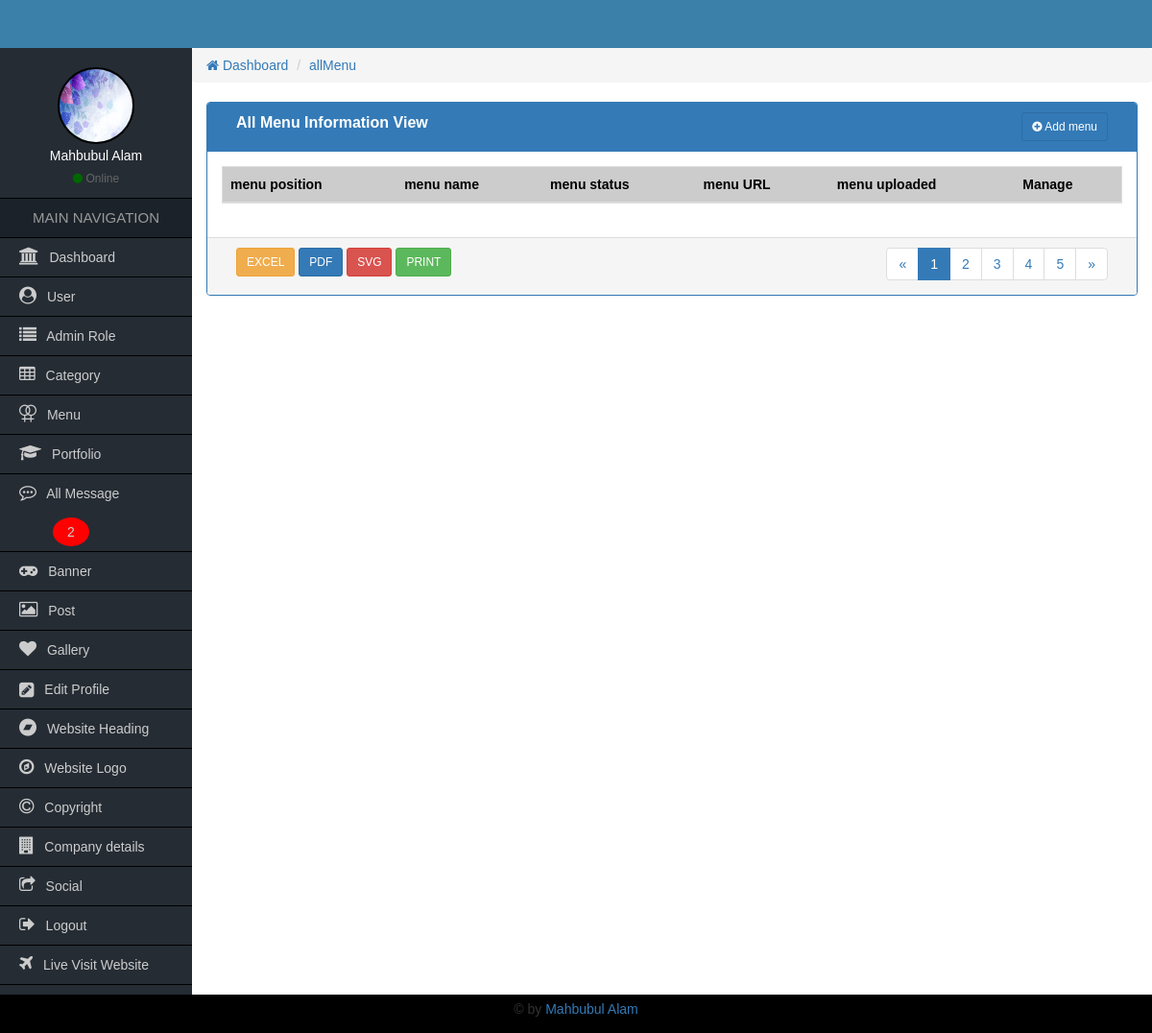
The page /Admin/allMenu.php (signed in) on the database as committed earlier.
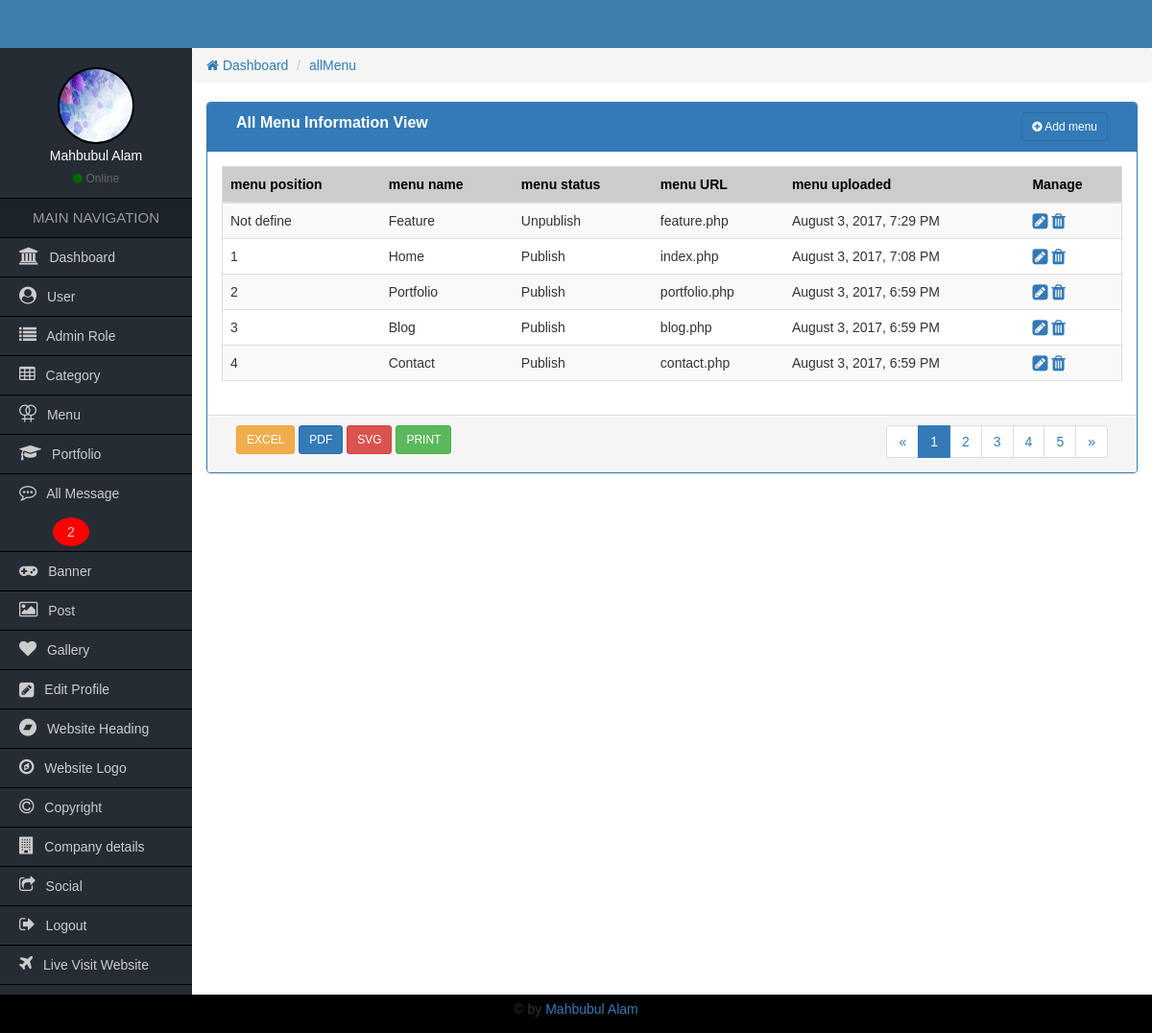
The same page on the database as committed later.
### tables this page shows
CREATE TABLE `tbl_menu` (
  `menuId` int(11) NOT NULL,
  `menuName` varchar(50) NOT NULL,
  `menuUrl` varchar(60) NOT NULL,
  `menuUploaderId` int(3) NOT NULL,
  `menuStatus` int(2) NOT NULL,
  `menuUploadeDate` timestamp NOT NULL DEFAULT CURRENT_TIMESTAMP,
  `menuPosition` int(3) DEFAULT NULL
);

### Admin/functions/function.php (called while the page is built, shortened)
<?php
    function getHeader(){
        require_once "inc/header.php";
    }
    function getSidebar(){
            require_once "inc/sidebar.php";
        }
    function getBread(){
            require_once "inc/bread.php";
        }
    function getFooter(){
            require_once "inc/footer.php";
        }
    function formatDate($date){
         return date('F j, Y, g:i A',strtotime($date));
     }
?>

### Admin/allMenu.php (the view, shortened to what this page needs)
<?php
    require_once "functions/function.php";
?>
                <div class="col-md-12">
                	<div class="panel panel-primary">
                        <div class="panel-heading">
                            <div class="col-md-9 heading_title">
                                All Menu Information View
                             </div>
                             <div class="col-md-3 text-right">
                             	<a href="addmenu.php" class="btn btn-sm btn btn-primary"><i class="fa fa-plus-circle"></i> Add menu</a>
                            </div>
                            <div class="clearfix"></div>
                        </div>
                      <div class="panel-body">
                          <table class="table table-responsive table-striped table-hover table_cus">
                          		<thead class="table_head">
                            		<tr>
                                    	<th>menu position</th>
                                    	<th>menu name</th>
                                        <th>menu status</th>
                                        <th>menu URL</th>
                                        <th>menu uploaded</th>
                                        <th>Manage</th>
                                    </tr>
                            	</thead>
                                <tbody>
                                 <?php
                                    $query = "SELECT * FROM tbl_menu ORDER BY menuPosition ASC";
                                    $result = mysqli_query($con,$query)->fetch_all(MYSQLI_ASSOC);
                                    if($result){
                                        foreach($result as $menu){
                                 ?>
                                	<tr>
                                        <td><?php if(empty($menu['menuPosition'])){echo "Not define";}else{echo $menu['menuPosition'];}?></td>
                                    	<td><?=$menu['menuName'];?></td>
                                        <td><?php if($menu['menuStatus']==1){echo "Unpublish";}else{echo "Publish";}?></td>
                                        <td><?=$menu['menuUrl'];?></td>
                                        <td><?=formatDate($menu['menuUploadeDate']);?></td>
                                        <td>
                                           <a href="Editmenu.php?menuEditId=<?=$menu['menuId'];?>"><i class="fa fa-pencil-square fa-lg"></i></a>
                                            <a onclick="return confirm('Are you sure to remove this menu');" href="?menuDeleteId=<?=$menu['menuId'];?>"><i class="fa fa-trash fa-lg"></i></a>
                                        </td>
                                    </tr>
                                    <?php } } ?>
                                </tbody>
                          </table>
                      </div>
                      <div class="panel-footer">
                        <div class="col-md-4">
                        	<a href="#" class="btn btn-sm btn-warning">EXCEL</a>
                            <a href="#" class="btn btn-sm btn-primary">PDF</a>
                            <a href="#" class="btn btn-sm btn-danger">SVG</a>
                            <a href="#" class="btn btn-sm btn-success">PRINT</a>
                        </div>
                        <div class="col-md-4">
                        </div>
                        <div class="col-md-4 text-right">
                        	<nav aria-label="Page navigation">
                              <ul class="pagination pagina_cus">
                                <li>
                                  <a href="#" aria-label="Previous">
                                    <span aria-hidden="true">&laquo;</span>
                                  </a>
                                </li>
                                <li class="active"><a href="#">1</a></li>
                                <li><a href="#">2</a></li>
                                <li><a href="#">3</a></li>
                                <li><a href="#">4</a></li>
                                <li><a href="#">5</a></li>
                                <li>
                                  <a href="#" aria-label="Next">
                                    <span aria-hidden="true">&raquo;</span>
                                  </a>
                                </li>
                              </ul>
                            </nav>
                        </div>
                        <div class="clearfix"></div>
                      </div>
                    </div>
                </div>

Rows that differ between the two databases and show on the page:
added tbl_menu: shows "Not define", menuName "Feature", menuStatus "Unpublish", menuUrl "feature.php", menuUploadeDate "August 3, 2017, 7:29 PM"
added tbl_menu: menuPosition "1", menuName "Home", menuStatus "Publish", menuUrl "index.php", menuUploadeDate "August 3, 2017, 7:08 PM"
added tbl_menu: menuPosition "2", menuName "Portfolio", menuStatus "Publish", menuUrl "portfolio.php", menuUploadeDate "August 3, 2017, 6:59 PM"
added tbl_menu: menuPosition "3", menuName "Blog", menuStatus "Publish", menuUrl "blog.php", menuUploadeDate "August 3, 2017, 6:59 PM"
added tbl_menu: menuPosition "4", menuName "Contact", menuStatus "Publish", menuUrl "contact.php", menuUploadeDate "August 3, 2017, 6:59 PM"
